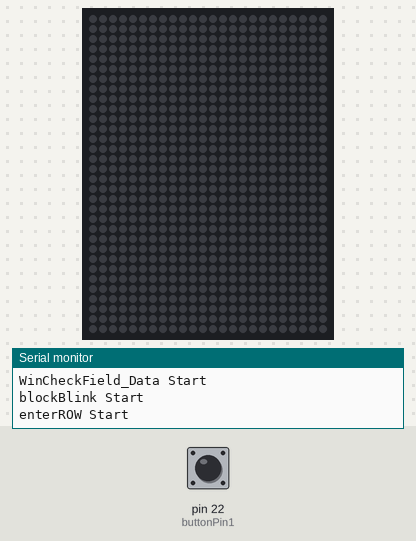
The sketch below on a simulated Arduino Mega 2560, built with avr-gcc and run on an emulated ATmega2560. Parts: 24×32 RGB LED matrix (first LED top left, wired row by row), the last lines printed to the serial monitor. The inputs (shaded band) are chosen by the test bench; at power-on: pin 22 (buttonPin1) LOW. Dim RGB values are drawn brighter than linear.

Above: at 1.2 s.
1.3 s: pin 22 (buttonPin1) pulled HIGH for 0.15 s
At 4.2 s:
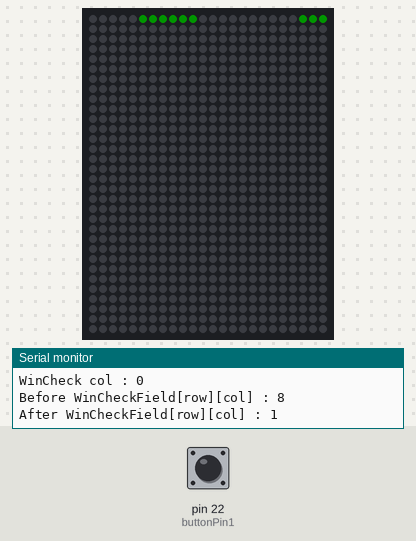
4.4 s: pin 22 (buttonPin1) pulled HIGH for 1 s
At 8.3 s:
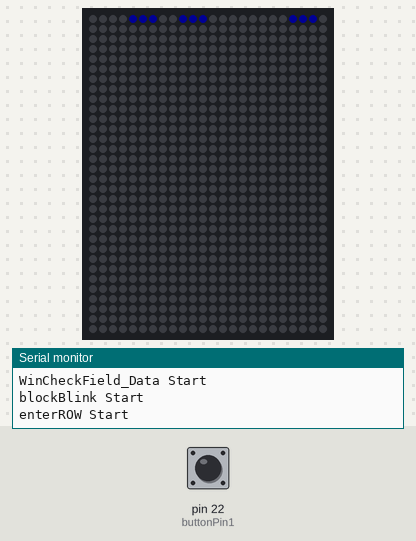
8.4 s: pin 22 (buttonPin1) pulled HIGH for 0.15 s
At 9.04 s:
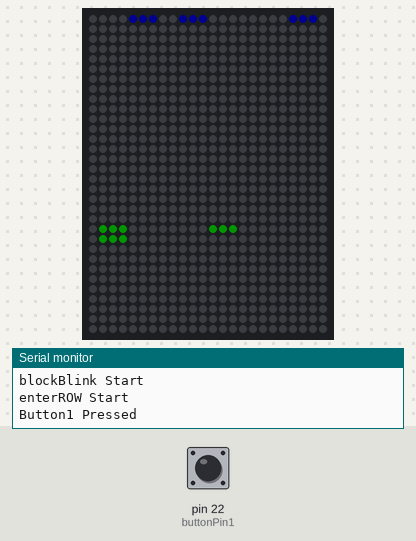
10.7 s: pin 22 (buttonPin1) pulled HIGH for 1 s
At 15.3 s:
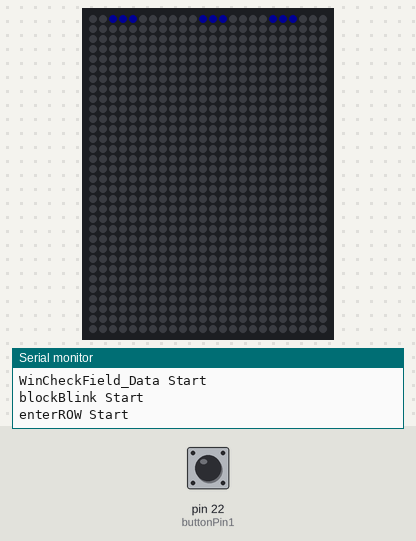
Timing chart, 0 to 15.9 s (numbered marks = the images above; inputs shaded):
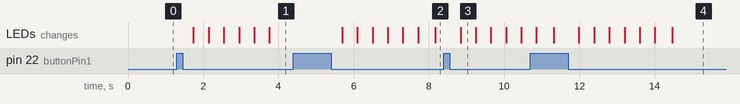

The sketch:

180810_LEDCode.ino
```cpp
#include <Adafruit_NeoPixel.h>

#define PIN            3

#define PIXELS_ROWS 32
#define PIXELS_COLUMNS 24
#define PIXELS_COUNT 768 //PIXELS_ROWS * PIXELS_COLUMNS

#define ROW 7
#define COL 6

Adafruit_NeoPixel pixels = Adafruit_NeoPixel(PIXELS_COUNT, PIN, NEO_GRB + NEO_KHZ800);

int WinCheckField[COL][ROW];
boolean flag=0;
unsigned char e[8];

uint32_t C0 = 0x000000; //Black
uint32_t C1 = 0xFFFFFF; //White
uint32_t C2 = 0xFF0000; //Red
uint32_t C3 = 0x00FF00; //Green
uint32_t C4 = 0x0000FF; //Blue
uint32_t C5 = 0xFFFF00; //Yellow
uint32_t C6 = 0x00FFFF; //Cyan
uint32_t C7 = 0xFF00FF; //Magenta
uint32_t C8 = 0x800000; //Maroon
uint32_t C9 = 0x808000; //Olive
uint32_t C10 = 0x800080; //Purple
uint32_t C11 = 0x008080; //Teal

uint32_t MyColors[12] = {C0, C1, C2, C3, C4, C5, C6, C7, C8, C9, C10, C11}; //put the colors in an array

uint32_t color1 = MyColors[3];
uint32_t color2 = MyColors[4];

const int buttonPin1 = 22;

int buttonState1 = 0;

int bt1=0;

void display_PixelColor(int led, uint32_t color) {
  /* int row;
  int col;
      led = calcLED(row, col); */
      pixels.setPixelColor(led, color);
      pixels.show();
}

void clearPIXELS(){
  for (int i=0; i<PIXELS_COUNT; i++){
    pixels.setPixelColor(i, 0);
  }
}

int calcLED(int row, int col){
  int odd = row%2;
  int led = 0;

  if(odd){
    if(col >= 1 && col <= 8){
      led = 8*row - col;
      return led;
    }
    else if(col >= 9 && col <= 16){
      led = 8*row - col + 264;
      return led;
    }
    else if(col >= 17 && col <= 24){
      led = 8*row - col + 528;
      return led;
    }
  }
  else{
    if(col >= 1 && col <= 8){
      led = 8*row + col - 9;
      return led;
    }
    else if(col >= 9 && col <= 16){
      led = 8*row + col - 9 + 248;
      return led;
    }
    else if(col >= 17 && col <= 24){
      led = 8*row + col - 9 + 496;
      return led;
    }
  }
}

void pixelarraySetup(){
  for(int i=0; i<COL; i++) {
      for(int j=0;j<ROW;j++) {
            WinCheckField[i][j] = 8;
      }
      e[i] = 0x00;
  }
}

void showBlock(int i){
  int cnt = 0;
  int ledarr[9] = {calcLED(i,i), calcLED(i,i+1), calcLED(i,i+2), calcLED(i+1,i), calcLED(i+1,i+1), calcLED(i+1,i+2), calcLED(i+2,i), calcLED(i+2,i+1), calcLED(i+2,i+2)};

  display_PixelColor(ledarr[cnt], color1);
  display_PixelColor(ledarr[cnt+1], color1);
  display_PixelColor(ledarr[cnt+2], color1);
  display_PixelColor(ledarr[cnt+3], color1);
  display_PixelColor(ledarr[cnt+4], color1);
  display_PixelColor(ledarr[cnt+5], color1);
  display_PixelColor(ledarr[cnt+6], color1);
  display_PixelColor(ledarr[cnt+7], color1);
  display_PixelColor(ledarr[cnt+8], color1);
}

void showBlockcolor1(int i, int j){
  int cnt = 0;
  int ledarr[9] = {calcLED(i,j), calcLED(i,j+1), calcLED(i,j+2), calcLED(i+1,j), calcLED(i+1,j+1), calcLED(i+1,j+2), calcLED(i+2,j), calcLED(i+2,j+1), calcLED(i+2,j+2)};

  display_PixelColor(ledarr[cnt], color1);
  display_PixelColor(ledarr[cnt+1], color1);
  display_PixelColor(ledarr[cnt+2], color1);
  display_PixelColor(ledarr[cnt+3], color1);
  display_PixelColor(ledarr[cnt+4], color1);
  display_PixelColor(ledarr[cnt+5], color1);
  display_PixelColor(ledarr[cnt+6], color1);
  display_PixelColor(ledarr[cnt+7], color1);
  display_PixelColor(ledarr[cnt+8], color1);
}

void showBlockcolor2(int i, int j){
  int cnt = 0;
  int ledarr[9] = {calcLED(i,j), calcLED(i,j+1), calcLED(i,j+2), calcLED(i+1,j), calcLED(i+1,j+1), calcLED(i+1,j+2), calcLED(i+2,j), calcLED(i+2,j+1), calcLED(i+2,j+2)};

  display_PixelColor(ledarr[cnt], color2);
  display_PixelColor(ledarr[cnt+1], color2);
  display_PixelColor(ledarr[cnt+2], color2);
  display_PixelColor(ledarr[cnt+3], color2);
  display_PixelColor(ledarr[cnt+4], color2);
  display_PixelColor(ledarr[cnt+5], color2);
  display_PixelColor(ledarr[cnt+6], color2);
  display_PixelColor(ledarr[cnt+7], color2);
  display_PixelColor(ledarr[cnt+8], color2);
}

int enterROW(){
  Serial.println("enterROW Start");
  int buttoni;

  bt1 = digitalRead(buttonPin1);

  while(1){
  buttonState1=digitalRead(buttonPin1);

  if(bt1 !=0&&  buttonState1==0){
    Serial.println("Button1 Pressed");
    buttoni=1;
    return buttoni;
   }

  bt1=buttonState1;
  }
}

void WinCheckField_Data(){
  Serial.println("WinCheckField_Data Start");
  int row = blockBlink();
  Serial.print("WinCheck row : ");
  Serial.println(row);
  if(flag == 0) flag = 1; else flag = 0;
  int col = empty_check(row);
  Serial.print("WinCheck col : ");
  Serial.println(col);
  Serial.print("Before WinCheckField[row][col] : ");
  Serial.println(WinCheckField[row][col]);
  if(col != 0x1F && WinCheckField[row][col] == 8) {
    WinCheckField[row][col] = flag;
    Serial.print("After WinCheckField[row][col] : ");
    Serial.println(WinCheckField[row][col]);
    if(WinCheckField[row][col] == 1)
      showBlockcolor1(row, col+1);
    else
      showBlockcolor2(row, col+1);
    /* int led = calcLED(row, col+1);
    Serial.print("WinCheckField_Data led : ");
    Serial.println(led); */
    col = e[row]++;
    return col;
  } else {
    //WinCheckField_Data();
  }
}

int empty_check(int i) {
  return e[i];
}

int blockBlink(){
  Serial.println("blockBlink Start");
  int i = enterROW();
  int j = 21;

  while(j>=1){
    showBlockcolor1(i, j);
    delay(100);
    j = j-4;
    clearPIXELS();
  }
  Serial.println("blockBlink END");
  return i;
}

/* void LEDon_byData(){
  int led = WinCheckField_Data();
  Serial.print("led = ");
  Serial.println(led);

  showBlock(led);
  Serial.println("LEDon_byData() ON");
} */

void setup() {
  Serial.begin(9600);
  pixels.begin();
  pixels.setBrightness(20);

  pinMode(buttonPin1, INPUT);

  pixelarraySetup();
}

void loop() {
  //blockBlink();
  //clearPIXELS();
  WinCheckField_Data();
}
```

Measured:
- after the input at 1.3 s, the LEDs: first change after 0.44 s (image 1 shows a later state)
- after the input at 4.4 s, the LEDs: first change after 1.3 s (image 2 shows a later state)
- after the input at 8.4 s, the LEDs: change after 0.44 s (image 3)
- what the display in image 3 shows lasts 0.4 s, from 8.8 s to 9.2 s
